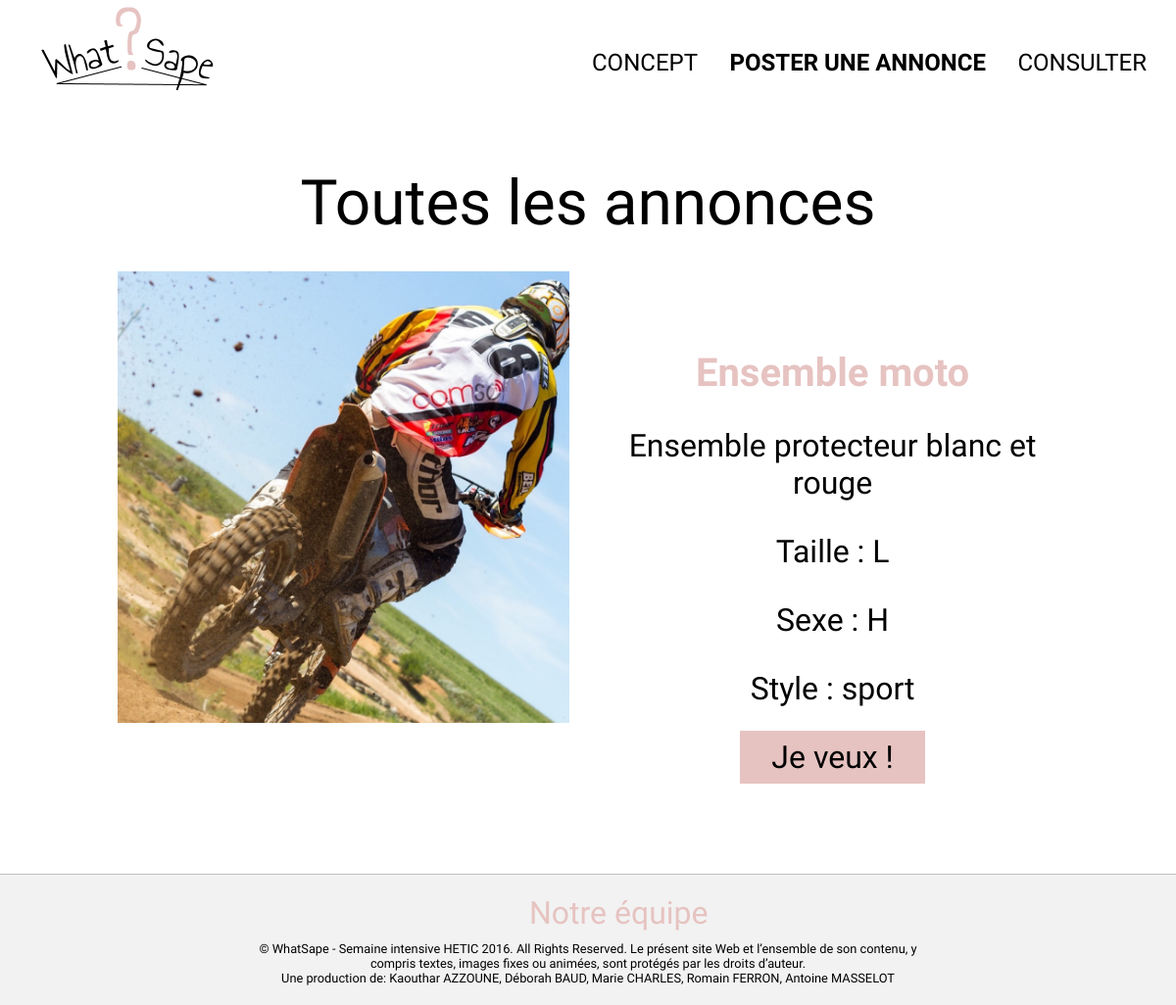
The app's page /page_annonce_traite.php?id=41 with its own data.
### tables this page shows
CREATE TABLE IF NOT EXISTS `vetements` (
  `id` int(11) NOT NULL,
  `img_chemin` varchar(255) NOT NULL,
  `img_dur` blob NOT NULL,
  `titre` varchar(255) NOT NULL,
  `description` text NOT NULL,
  `taille` varchar(100) NOT NULL,
  `sexe` varchar(100) NOT NULL,
  `style` varchar(255) NOT NULL,
  `visible` int(11) NOT NULL DEFAULT '1'
);

### page_annonce_traite.php (the view, shortened to what this page needs)
<?php
require_once "php/connect.php";
$sql = "SELECT `id`, `img_chemin`, `titre`, `description`, `taille`, `sexe`, `style`,  `visible` FROM `vetements` WHERE id = :id";
$stmt = $pdo->prepare($sql);
$stmt->bindValue(":id", $_GET['id']);
$stmt->execute();
?>
<!DOCTYPE html>
<html>
	<head>
		<link rel="stylesheet" type="text/css" href="styles/styles.css">
	</head>
	<body>
		<?php
		include_once "include/header.php";
		?>
		<h2 class="h2">Toutes les annonces</h2>
		<?php
		while($row = $stmt->fetch(PDO::FETCH_ASSOC)):
			if ($row['visible'] != 1) {
				header('Location: page_annonces.php');
			} else { ?>
				<div class="wfull clearfix">
					<figure>
						<img src="img-content/<?=$row['img_chemin']?>" alt="">
					</figure>
					<div class="text">
						<h3><?= $row["titre"]?></h3>
					    <p><?= $row["description"]?></p>
					    <p class="phpfloat">Taille : <?= $row["taille"]?></p>
					    <p class="phpfloat">Sexe : <?= $row["sexe"]?></p>
					    <p>Style : <?= $row["style"]?></p>
					    <a href="#" id="boutonvalider">Je veux !</a>
					</div>
				</div>
			<?php }
		endwhile;
		include_once "include/footer.php";
		?>
	</body>
</html>

### styles/styles.css (style rules this page uses)
* { margin: 0; padding: 0; }
*, *:before, *:after { box-sizing: border-box; }
.clearfix:before, .clearfix:after { content: " "; display: table; }
.clearfix:after { clear: both; }
body { width: 100%; background: white; font-family: 'Raleway', Arial, sans-serif; font-size: 62.5%; color: black; }
img { display: block; }
#boutonvalider { background-color: #e6c3c1; width: 100px; height: 50px; border-color: #d4d4d4; float: none; }
.wfull { width: 80%; margin: 0 auto; }
.wfull figure { float: left; width: 48%; margin-right: 4%; }
.wfull figure img { width: 100%; height: auto; display: block; }
.wfull .text { float: left; width: 48%; }
.text { margin-top: 5rem; font-size: 2rem; text-align: center; }
.text h3 { color: #E6C3C1; font-size: 2.5rem; }
.text h3, .text p { margin-bottom: 2rem; }
.h2 { font-family: 'Josefin Sans', Arial, sans-serif; font-size: 4rem; font-weight: 400; text-align: center; margin-bottom: 2rem; }
.text a, .text a:visited { color: #000; text-decoration: none; padding: .5rem 2rem }

### records on screen
vetements: img_chemin (picture), titre "Ensemble moto", description "Ensemble protecteur blanc et rouge", taille "L", sexe "H", style "sport"
